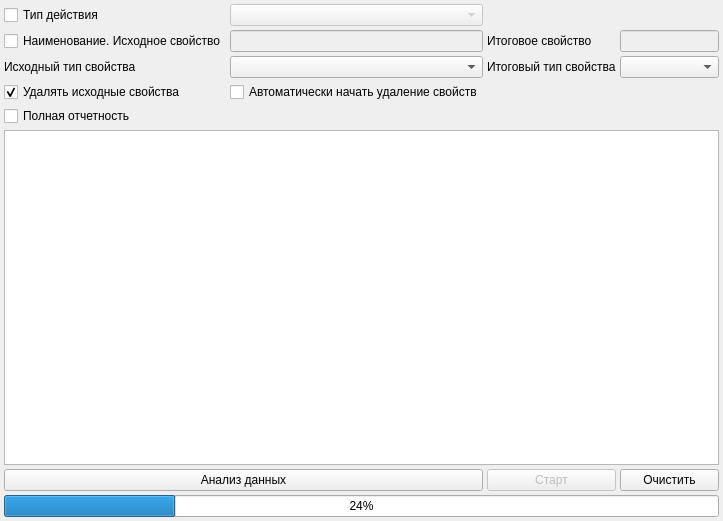
<?xml version="1.0" encoding="UTF-8"?>
<ui version="4.0">
 <class>Form</class>
 <widget class="QWidget" name="Form">
  <property name="geometry">
   <rect>
    <x>0</x>
    <y>0</y>
    <width>723</width>
    <height>521</height>
   </rect>
  </property>
  <property name="windowTitle">
   <string>Form</string>
  </property>
  <layout class="QGridLayout" name="gridLayout">
   <property name="margin">
    <number>4</number>
   </property>
   <property name="spacing">
    <number>4</number>
   </property>
   <item row="1" column="0">
    <widget class="QCheckBox" name="chkPropertyName">
     <property name="sizePolicy">
      <sizepolicy hsizetype="Maximum" vsizetype="Fixed">
       <horstretch>0</horstretch>
       <verstretch>0</verstretch>
      </sizepolicy>
     </property>
     <property name="text">
      <string>Наименование. Исходное свойство</string>
     </property>
    </widget>
   </item>
   <item row="1" column="1">
    <widget class="QLineEdit" name="edtSourcePropertyName">
     <property name="enabled">
      <bool>false</bool>
     </property>
    </widget>
   </item>
   <item row="2" column="0">
    <widget class="QLabel" name="lblSourceTypeName">
     <property name="sizePolicy">
      <sizepolicy hsizetype="Maximum" vsizetype="Preferred">
       <horstretch>0</horstretch>
       <verstretch>0</verstretch>
      </sizepolicy>
     </property>
     <property name="text">
      <string>Исходный тип свойства</string>
     </property>
    </widget>
   </item>
   <item row="2" column="1">
    <widget class="QComboBox" name="cmbSourceTypeName"/>
   </item>
   <item row="2" column="2">
    <widget class="QLabel" name="lblTargetTypeName">
     <property name="sizePolicy">
      <sizepolicy hsizetype="Maximum" vsizetype="Preferred">
       <horstretch>0</horstretch>
       <verstretch>0</verstretch>
      </sizepolicy>
     </property>
     <property name="text">
      <string>Итоговый тип свойства</string>
     </property>
    </widget>
   </item>
   <item row="2" column="3">
    <widget class="QComboBox" name="cmbTargetTypeName"/>
   </item>
   <item row="5" column="0" colspan="4">
    <widget class="QTextEdit" name="edtLog">
     <property name="readOnly">
      <bool>true</bool>
     </property>
    </widget>
   </item>
   <item row="6" column="0" colspan="2">
    <widget class="QPushButton" name="btnDataAnalysis">
     <property name="text">
      <string>Анализ данных</string>
     </property>
    </widget>
   </item>
   <item row="6" column="2">
    <widget class="QPushButton" name="btnStart">
     <property name="enabled">
      <bool>false</bool>
     </property>
     <property name="text">
      <string>Старт</string>
     </property>
    </widget>
   </item>
   <item row="6" column="3">
    <widget class="QPushButton" name="btnReset">
     <property name="enabled">
      <bool>true</bool>
     </property>
     <property name="text">
      <string>Очистить</string>
     </property>
    </widget>
   </item>
   <item row="1" column="2">
    <widget class="QLabel" name="lblTargetPropertyName">
     <property name="text">
      <string>Итоговое свойство</string>
     </property>
    </widget>
   </item>
   <item row="1" column="3">
    <widget class="QLineEdit" name="edtTargetPropertyName">
     <property name="enabled">
      <bool>false</bool>
     </property>
    </widget>
   </item>
   <item row="0" column="0">
    <widget class="QCheckBox" name="chkActionType">
     <property name="text">
      <string>Тип действия</string>
     </property>
    </widget>
   </item>
   <item row="0" column="1">
    <widget class="CActionTypeComboBox" name="cmbActionType">
     <property name="enabled">
      <bool>false</bool>
     </property>
    </widget>
   </item>
   <item row="3" column="0">
    <widget class="QCheckBox" name="chkDeleteSource">
     <property name="text">
      <string>Удалять исходные свойства</string>
     </property>
     <property name="checked">
      <bool>true</bool>
     </property>
    </widget>
   </item>
   <item row="4" column="0">
    <widget class="QCheckBox" name="chkFullReport">
     <property name="text">
      <string>Полная отчетность</string>
     </property>
    </widget>
   </item>
   <item row="3" column="1">
    <widget class="QCheckBox" name="chkDeletingAutoStart">
     <property name="enabled">
      <bool>true</bool>
     </property>
     <property name="text">
      <string>Автоматически начать удаление свойств</string>
     </property>
    </widget>
   </item>
   <item row="7" column="0" colspan="4">
    <widget class="CProgressBar" name="_progressBar">
     <property name="value">
      <number>24</number>
     </property>
    </widget>
   </item>
  </layout>
 </widget>
 <customwidgets>
  <customwidget>
   <class>CActionTypeComboBox</class>
   <extends>QComboBox</extends>
   <header>Events/ActionTypeComboBox.h</header>
  </customwidget>
  <customwidget>
   <class>CProgressBar</class>
   <extends>QProgressBar</extends>
   <header>library/ProgressBar.h</header>
  </customwidget>
 </customwidgets>
 <tabstops>
  <tabstop>chkActionType</tabstop>
  <tabstop>cmbActionType</tabstop>
  <tabstop>chkPropertyName</tabstop>
  <tabstop>edtSourcePropertyName</tabstop>
  <tabstop>edtTargetPropertyName</tabstop>
  <tabstop>cmbSourceTypeName</tabstop>
  <tabstop>cmbTargetTypeName</tabstop>
  <tabstop>chkDeleteSource</tabstop>
  <tabstop>chkDeletingAutoStart</tabstop>
  <tabstop>chkFullReport</tabstop>
  <tabstop>edtLog</tabstop>
  <tabstop>btnDataAnalysis</tabstop>
  <tabstop>btnStart</tabstop>
  <tabstop>btnReset</tabstop>
 </tabstops>
 <resources/>
 <connections>
  <connection>
   <sender>chkPropertyName</sender>
   <signal>toggled(bool)</signal>
   <receiver>edtSourcePropertyName</receiver>
   <slot>setEnabled(bool)</slot>
   <hints>
    <hint type="sourcelabel">
     <x>92</x>
     <y>57</y>
    </hint>
    <hint type="destinationlabel">
     <x>294</x>
     <y>57</y>
    </hint>
   </hints>
  </connection>
  <connection>
   <sender>chkPropertyName</sender>
   <signal>toggled(bool)</signal>
   <receiver>edtTargetPropertyName</receiver>
   <slot>setEnabled(bool)</slot>
   <hints>
    <hint type="sourcelabel">
     <x>114</x>
     <y>50</y>
    </hint>
    <hint type="destinationlabel">
     <x>694</x>
     <y>50</y>
    </hint>
   </hints>
  </connection>
  <connection>
   <sender>chkActionType</sender>
   <signal>toggled(bool)</signal>
   <receiver>cmbActionType</receiver>
   <slot>setEnabled(bool)</slot>
   <hints>
    <hint type="sourcelabel">
     <x>101</x>
     <y>13</y>
    </hint>
    <hint type="destinationlabel">
     <x>271</x>
     <y>22</y>
    </hint>
   </hints>
  </connection>
  <connection>
   <sender>chkDeleteSource</sender>
   <signal>toggled(bool)</signal>
   <receiver>chkDeletingAutoStart</receiver>
   <slot>setEnabled(bool)</slot>
   <hints>
    <hint type="sourcelabel">
     <x>179</x>
     <y>112</y>
    </hint>
    <hint type="destinationlabel">
     <x>301</x>
     <y>111</y>
    </hint>
   </hints>
  </connection>
 </connections>
</ui>
